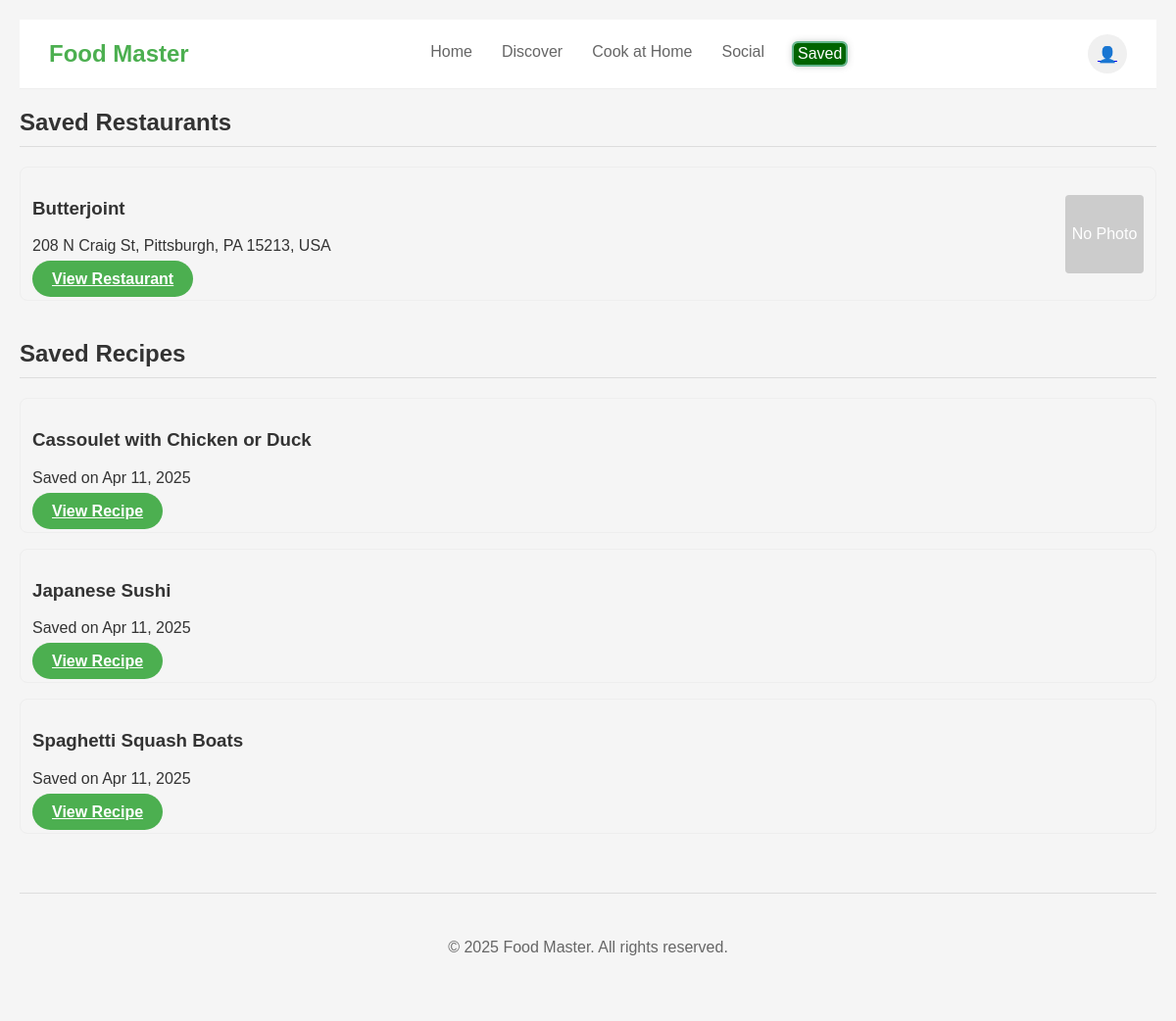
Page /saved/ (signed in) on the earlier database version.
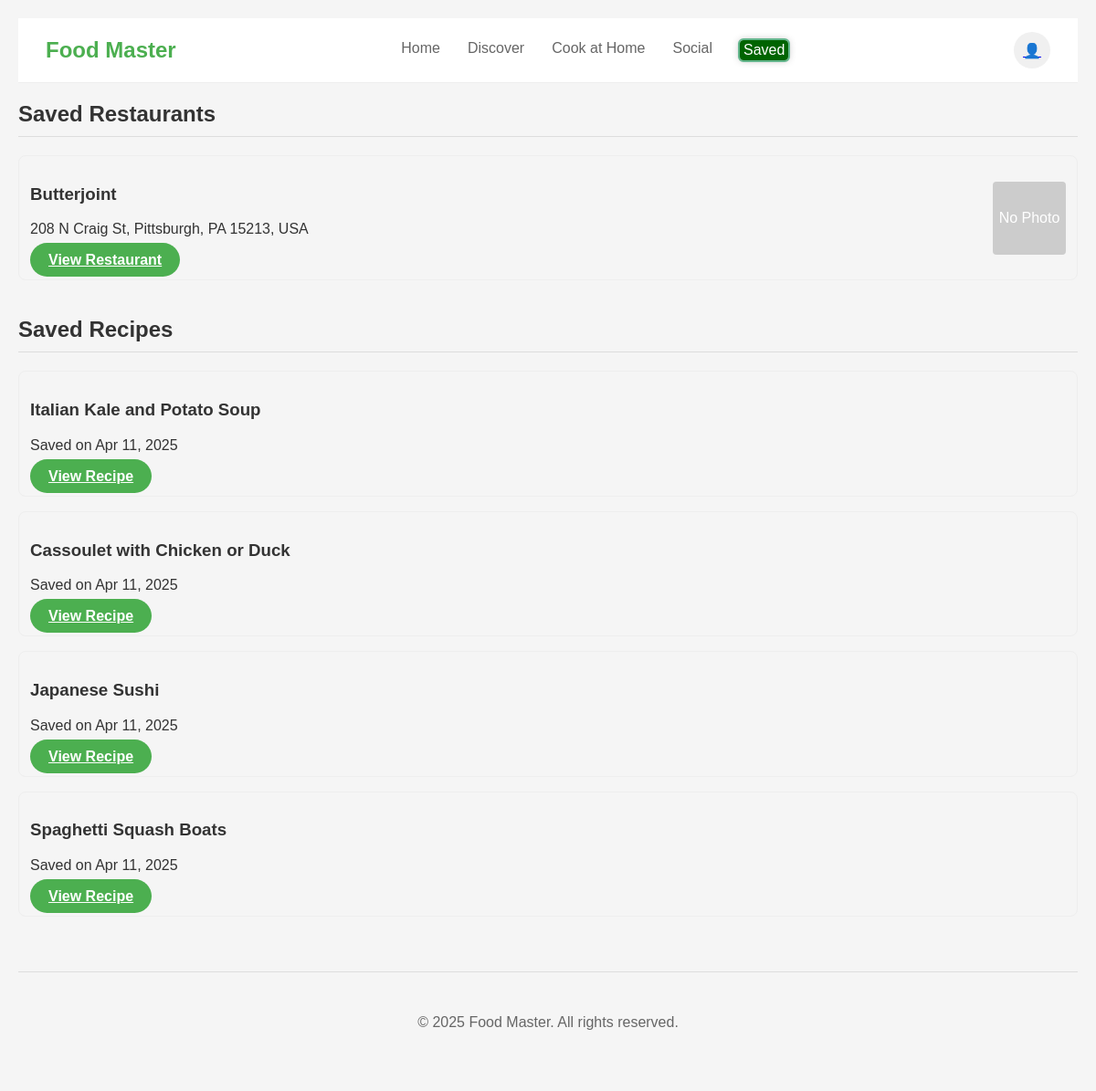
Same page on the later database version.
### foodmaster/models.py (models this page shows, shortened)
class SavedRestaurant(models.Model):
    user = models.ForeignKey(settings.AUTH_USER_MODEL, on_delete=models.CASCADE, related_name='saved_restaurants')
    place_id = models.CharField(max_length=255)
    name = models.CharField(max_length=255)
    address = models.TextField(blank=True, null=True)
    saved_at = models.DateTimeField(auto_now_add=True)
    photo = models.ImageField(upload_to='restaurant_photos/', blank=True, null=True)
    class Meta:
        unique_together = ('user', 'place_id')

class SavedRecipe(models.Model):
    user = models.ForeignKey(settings.AUTH_USER_MODEL, on_delete=models.CASCADE, related_name='saved_recipes')
    recipe_id = models.CharField(max_length=255)
    title = models.CharField(max_length=255)
    saved_at = models.DateTimeField(auto_now_add=True)
    photo_url = models.URLField(blank=True, null=True)
    class Meta:
        unique_together = ('user', 'recipe_id')

### foodmaster/views.py (the view)
# urls.py: path('saved/', views.saved_view, name='saved'),
@login_required
def saved_view(request):
    saved_restaurants = SavedRestaurant.objects.filter(user=request.user).order_by('-saved_at')
    saved_recipes = SavedRecipe.objects.filter(user=request.user).order_by('-saved_at')
    context = {
        'saved_restaurants': saved_restaurants,
        'saved_recipes': saved_recipes,
    }
    return render(request, 'foodmaster/saved.html', context)

### foodmaster/templates/foodmaster/saved.html (shortened to what this page needs)
{% extends 'foodmaster/base.html' %}
{% block content %}
<div class="wireframe-section">
  <h2>Saved Restaurants</h2>
  {% if saved_restaurants %}
  <div style="display: flex; flex-direction: column; gap: 16px;">
    {% for saved in saved_restaurants %}
      <div style="border: 1px solid #eee; border-radius: 8px; padding: 12px;
                  display: flex; align-items: center; justify-content: space-between;">
        <div style="flex: 1; margin-right: 16px;">
          <h3>{{ saved.name }}</h3>
          <p>{{ saved.address }}</p>
          <a href="{% url 'restaurant_detail' saved.place_id %}" class="btn btn-primary">
            View Restaurant
          </a>
        </div>
        <div style="flex-shrink: 0;">
          {% if saved.photo_url %}
            <img src="{{ saved.photo_url }}" alt="{{ saved.name }}"
                 style="width:80px; height:80px; object-fit:cover; border-radius:4px;">
          {% else %}
            <div style="width:80px; height:80px; background-color:#ccc;
                        border-radius:4px; display:flex; align-items:center;
                        justify-content:center;">
              <span style="color:#fff;">No Photo</span>
            </div>
          {% endif %}
        </div>
      </div>
    {% endfor %}
  </div>
  {% else %}
    <p>You have not saved any restaurants yet.</p>
  {% endif %}
  <h2 style="margin-top: 40px;">Saved Recipes</h2>
  {% if saved_recipes %}
    <div style="display: flex; flex-direction: column; gap: 16px;">
      {% for saved in saved_recipes %}
        <div style="border: 1px solid #eee; border-radius: 8px; padding: 12px;">
          <h3>{{ saved.title }}</h3>
          <p>Saved on {{ saved.saved_at|date:"M d, Y" }}</p>
          <a href="{% url 'recipe_detail' %}?dish={{ saved.title }}" class="btn btn-primary">View Recipe</a>
        </div>
      {% endfor %}
    </div>
  {% else %}
    <p>You have not saved any recipes yet.</p>
  {% endif %}
</div>
{% endblock %}

### foodmaster/templates/foodmaster/base.html (shortened to what this page needs)
{% load static %}
<!DOCTYPE html>
<html lang="en">
<head>
  <link rel="stylesheet" href="{% static 'foodmaster/styles.css' %}">
</head>
<body>
  <div class="navbar">
    <div class="logo">Food Master</div>
    <div class="nav-menu">
      <div class="nav-menu">
        <a href="{% url 'home' %}"
           class="nav-link {% if request.resolver_match.url_name == 'home' or request.resolver_match.url_name == 'dashboard' %}active{% endif %}">Home</a>
        <a href="{% url 'restaurant_search' %}"
           class="nav-link {% if request.resolver_match.url_name == 'restaurant_search' %}active{% endif %}">Discover</a>
        <a href="{% url 'recipe_search' %}"
           class="nav-link {% if request.resolver_match.url_name == 'recipe_search' %}active{% endif %}">Cook at Home</a>
        <a href="{% url 'social_feed' %}"
           class="nav-link {% if request.resolver_match.url_name == 'social_feed' %}active{% endif %}">Social</a>
           <a href="{% url 'saved' %}"
           class="nav-link {% if request.resolver_match.url_name == 'saved' %}active{% endif %}">Saved</a>
      </div>
    </div>
    <div class="user-menu">
      <a href="{% url 'profile' %}" class="user-avatar">
        {% if user.is_authenticated and user.profile.profile_image %}
          <img src="{{ user.profile.profile_image.url }}" alt="Profile Image" style="width:32px; height:32px; border-radius:50%; object-fit: cover;">
        {% else %}
          👤
        {% endif %}
      </a>
    </div>
  </div>
  <div class="container">
    {% block content %}{% endblock %}
    <footer>
      <p>&copy; {% now "Y" %} Food Master. All rights reserved.</p>
    </footer>
  </div>
</body>
</html>

### foodmaster/static/foodmaster/styles.css (style rules this page uses)
body { font-family: Arial, sans-serif; margin: 0; padding: 20px; background-color: #f5f5f5; color: #333; }
.container { max-width: 1200px; margin: 0 auto; }
h2 { font-size: 24px; margin-bottom: 20px; padding-bottom: 10px; border-bottom: 1px solid #ddd; }
.wireframe-section { margin-bottom: 60px; }
.navbar { display: flex; justify-content: space-between; align-items: center; padding: 15px 30px; background-color: white; border-bottom: 1px solid #eee; margin-bottom: 20px; }
.logo { font-weight: bold; font-size: 24px; color: #4CAF50; }
.nav-menu { display: flex; gap: 30px; }
.nav-link { text-decoration: none; color: #666; font-weight: 500; }
.nav-link.active { color: #4CAF50; }
.user-menu { display: flex; align-items: center; gap: 20px; }
.btn { padding: 10px 20px; border-radius: 20px; border: none; font-weight: bold; cursor: pointer; }
.btn-primary { background-color: #4CAF50; color: white; }
footer { margin-top: 60px; padding: 30px 0; text-align: center; border-top: 1px solid #ddd; color: #666; }
.user-avatar { width: 40px; height: 40px; border-radius: 50%; background-color: #f0f0f0; display: flex; align-items: center; justify-content: center; }
.nav-link.active { box-shadow: 0 0 4px rgba(140, 125, 125, 0.3); border-radius: 8px; outline: 2px solid #64b68d; background-color: #006400; color: white; }

### foodmaster/templates/foodmaster/base.html (style rules this page uses)
.nav-link.active { box-shadow: 0 0 8px rgba(0, 0, 0, 0.3); border-radius: 4px; padding: 2px 4px; }

Differences in the rows shown:
added SavedRecipe: title "Italian Kale and Potato Soup", saved_at "Apr 11, 2025"
